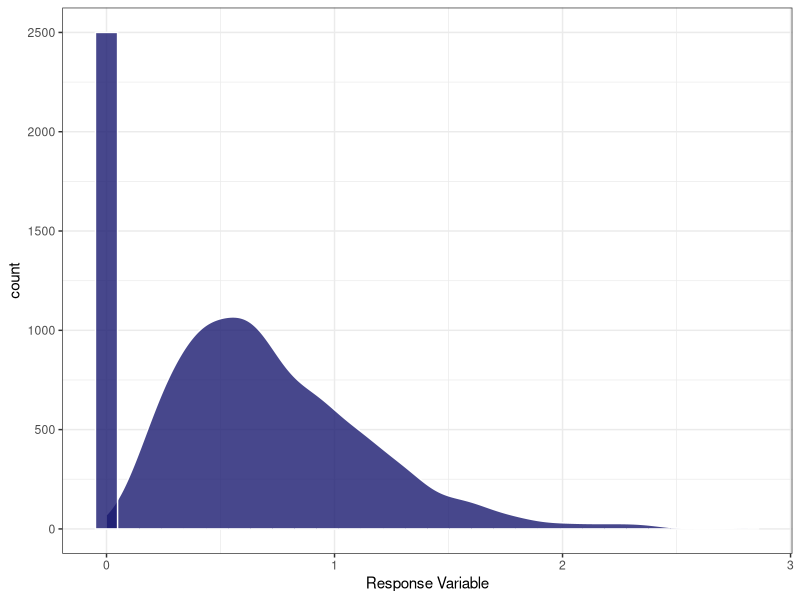
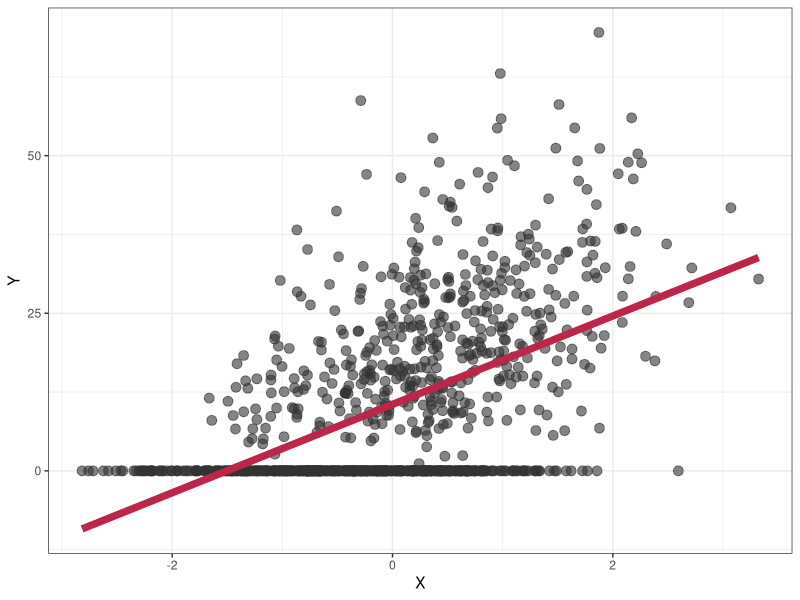

These figures' R source, in order:
## ---- chunk 1
set.seed(103)
library(tidyverse)

z <- tibble(
  z = rep(0, 2500)
)

nz <- tibble(
  nz = rgamma(1000, 3, 4)
)

ggplot() +
  geom_density(data = nz, aes(x = nz, y = ..count..), fill = "midnightblue", color = "white", alpha = 0.8) +
  geom_histogram(data = z, aes(x = z), fill = "midnightblue", color = "white", alpha = 0.8) +
  labs(
    x = "Response Variable"
  ) +
  theme_bw()


## ---- chunk 2
DGP_s1 <- function(n) {
  
  X <- rnorm(n, 0, 1) 
  beta_z <- 1
  xb <- X*beta_z 
  prob <- exp(xb) / (1 + exp(xb)) 
  Z <- 1*(runif(n)<prob)
  beta_y <- 1.5
  ypure <- 5 + X*beta_y 
  Y <- rgamma(n, shape = 4, rate = 1/ypure) 
  Y <- Z*Y 

  return(tibble(X, Y, Z))
  
}

data <- DGP_s1(1000)

data %>% 
  ggplot(aes(x = X, y = Y)) + 
  geom_point(size = 3, color = "grey20", alpha = 0.6) +
  geom_smooth(method = "lm", se = F, linewidth = 2.5, color = "#BB2649") +
  theme_bw()
